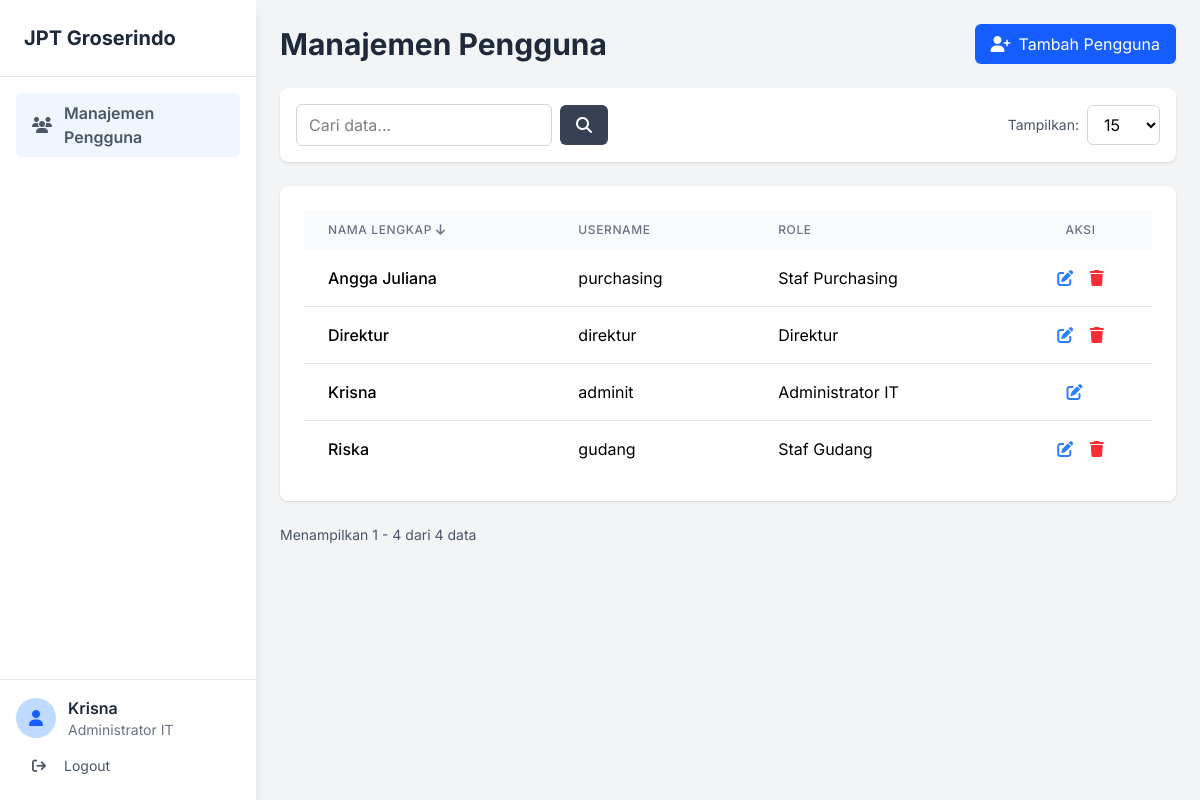
/index.php?page=pengguna (signed in), run on the app's committed database.
### tables this page shows
CREATE TABLE `users` (
  `id_user` int(11) NOT NULL,
  `nama_lengkap` varchar(255) NOT NULL,
  `username` varchar(100) NOT NULL,
  `password` varchar(255) NOT NULL,
  `role` enum('Direktur','Administrator IT','Staf Purchasing','Staf Gudang') NOT NULL
);

### pages/pengguna.php (the view, shortened to what this page needs)
<?php
require_once 'includes/table_helper.php';
$limit = isset($_GET['limit']) ? (int)$_GET['limit'] : 15;
$page = isset($_GET['p']) ? (int)$_GET['p'] : 1;
$offset = ($page - 1) * $limit;
$sort_columns = ['nama_lengkap', 'username', 'role'];
$sort_by = isset($_GET['sort']) && in_array($_GET['sort'], $sort_columns) ? $_GET['sort'] : 'nama_lengkap';
$order = isset($_GET['order']) && strtolower($_GET['order']) == 'desc' ? 'DESC' : 'ASC';
$search = isset($_GET['search']) ? $_GET['search'] : '';
$sql_base = "FROM users";
$params = [];
$count_sql = "SELECT COUNT(*) " . $sql_base;
$stmt_count = $pdo->prepare($count_sql);
$stmt_count->execute($params);
$total_records = $stmt_count->fetchColumn();
$data_sql = "SELECT * " . $sql_base . " ORDER BY {$sort_by} {$order} LIMIT {$limit} OFFSET {$offset}";
$stmt = $pdo->prepare($data_sql);
$stmt->execute($params);
$users_list = $stmt->fetchAll(PDO::FETCH_ASSOC);
$url_params = ['page' => 'pengguna', 'search' => $search, 'limit' => $limit, 'sort' => $sort_by, 'order' => $order, 'p' => $page];
?>
<div class="flex justify-between items-center mb-6">
    <h1 class="text-3xl font-bold text-gray-800">Manajemen Pengguna</h1>
    <button id="btn-tambah-pengguna" class="bg-blue-600 text-white px-4 py-2 rounded-md hover:bg-blue-700 flex items-center gap-2">
        <i class="fa-solid fa-user-plus"></i>
        <span>Tambah Pengguna</span>
    </button>
</div>
<div class="bg-white p-6 rounded-lg shadow overflow-x-auto">
    <table class="w-full table-auto">
        <thead class="bg-gray-50">
            <tr>
                <th class="px-6 py-3 text-left text-xs font-medium text-gray-500 uppercase tracking-wider"><?php generate_sort_link('nama_lengkap', 'Nama Lengkap', $url_params); ?></th>
                <th class="px-6 py-3 text-left text-xs font-medium text-gray-500 uppercase tracking-wider"><?php generate_sort_link('username', 'Username', $url_params); ?></th>
                <th class="px-6 py-3 text-left text-xs font-medium text-gray-500 uppercase tracking-wider"><?php generate_sort_link('role', 'Role', $url_params); ?></th>
                <th class="px-6 py-3 text-center text-xs font-medium text-gray-500 uppercase tracking-wider">Aksi</th>
            </tr>
        </thead>
        <tbody class="bg-white divide-y divide-gray-200">
            <?php foreach ($users_list as $user): ?>
                <tr>
                    <td class="px-6 py-4 whitespace-nowrap font-medium"><?php echo htmlspecialchars($user['nama_lengkap']); ?></td>
                    <td class="px-6 py-4 whitespace-nowrap"><?php echo htmlspecialchars($user['username']); ?></td>
                    <td class="px-6 py-4 whitespace-nowrap"><?php echo htmlspecialchars($user['role']); ?></td>
                    <td class="px-6 py-4 whitespace-nowrap text-center">
                        <button class="btn-edit-pengguna text-blue-500 hover:text-blue-700 mr-3"
                            data-id="<?php echo $user['id_user']; ?>"
                            data-nama="<?php echo htmlspecialchars($user['nama_lengkap']); ?>"
                            data-username="<?php echo htmlspecialchars($user['username']); ?>"
                            data-role="<?php echo $user['role']; ?>">
                            <i class="fa-solid fa-pen-to-square"></i>
                        </button>
                        <?php if ($user['id_user'] != $_SESSION['user_id']): ?>
                            <a href="index.php?page_source=pengguna&action=delete&id=<?php echo $user['id_user']; ?>"
                                class="text-red-500 hover:text-red-700"
                                onclick="return confirm('Apakah Anda yakin ingin menghapus pengguna ini?');">
                                <i class="fa-solid fa-trash"></i>
                            </a>
                        <?php endif; ?>
                    </td>
                </tr>
            <?php endforeach; ?>
        </tbody>
    </table>
</div>
<div class="mt-6 flex justify-between items-center">
    <div class="text-sm text-gray-600">
        Menampilkan <?php echo $offset + 1; ?> - <?php echo min($offset + $limit, $total_records); ?> dari <?php echo $total_records; ?> data
    </div>
</div>

### includes/header.php (style rules this page uses)
body { font-family: 'Inter', sans-serif; }

### data on the page
users: nama_lengkap "Angga Juliana", username "purchasing", role "Staf Purchasing"
users: nama_lengkap "Direktur", username "direktur", role "Direktur"
users: nama_lengkap "Krisna", username "adminit", role "Administrator IT"
users: nama_lengkap "Riska", username "gudang", role "Staf Gudang"

### other printed values
$item['label'] "Manajemen Pengguna"
$_SESSION['nama_lengkap'] "Krisna"
$_SESSION['role'] "Administrator IT"
$display_text "NAMA LENGKAP USERNAME ROLE"
$offset + 1 "1"
min($offset + $limit, $total_records) "4"
$total_records "4"
